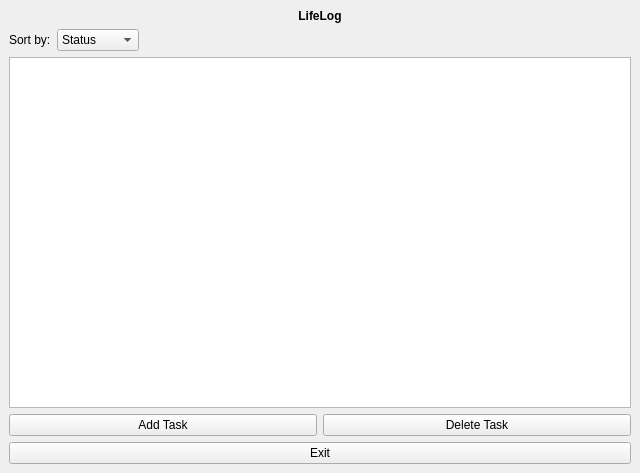
<?xml version="1.0" encoding="UTF-8"?>
<ui version="4.0">
 <class>MainWindow</class>
 <widget class="QMainWindow" name="MainWindow">
  <property name="geometry">
   <rect>
    <x>0</x>
    <y>0</y>
    <width>640</width>
    <height>473</height>
   </rect>
  </property>
  <property name="minimumSize">
   <size>
    <width>640</width>
    <height>473</height>
   </size>
  </property>
  <property name="windowTitle">
   <string>MainWindow</string>
  </property>
  <widget class="QWidget" name="main_layout">
   <layout class="QVBoxLayout" name="verticalLayout">
    <item>
     <widget class="QLabel" name="window_title">
      <property name="font">
       <font>
        <bold>true</bold>
       </font>
      </property>
      <property name="text">
       <string>LifeLog</string>
      </property>
      <property name="alignment">
       <set>Qt::AlignmentFlag::AlignCenter</set>
      </property>
     </widget>
    </item>
    <item>
     <layout class="QHBoxLayout" name="horizontalLayout">
      <item>
       <widget class="QLabel" name="label">
        <property name="text">
         <string>Sort by:</string>
        </property>
       </widget>
      </item>
      <item>
       <widget class="QComboBox" name="sorting_menu">
        <property name="editable">
         <bool>false</bool>
        </property>
        <item>
         <property name="text">
          <string>Status</string>
         </property>
        </item>
        <item>
         <property name="text">
          <string>Title</string>
         </property>
        </item>
        <item>
         <property name="text">
          <string>Due Date</string>
         </property>
        </item>
       </widget>
      </item>
      <item>
       <spacer name="horizontalSpacer">
        <property name="orientation">
         <enum>Qt::Orientation::Horizontal</enum>
        </property>
        <property name="sizeHint" stdset="0">
         <size>
          <width>40</width>
          <height>20</height>
         </size>
        </property>
       </spacer>
      </item>
     </layout>
    </item>
    <item>
     <widget class="QListWidget" name="task_list"/>
    </item>
    <item>
     <layout class="QHBoxLayout" name="button_layout">
      <item>
       <widget class="QPushButton" name="add_task_button">
        <property name="text">
         <string>Add Task</string>
        </property>
       </widget>
      </item>
      <item>
       <widget class="QPushButton" name="delete_task_button">
        <property name="text">
         <string>Delete Task</string>
        </property>
       </widget>
      </item>
     </layout>
    </item>
    <item>
     <widget class="QPushButton" name="exit_button">
      <property name="text">
       <string>Exit</string>
      </property>
     </widget>
    </item>
   </layout>
  </widget>
 </widget>
 <resources/>
 <connections/>
</ui>
